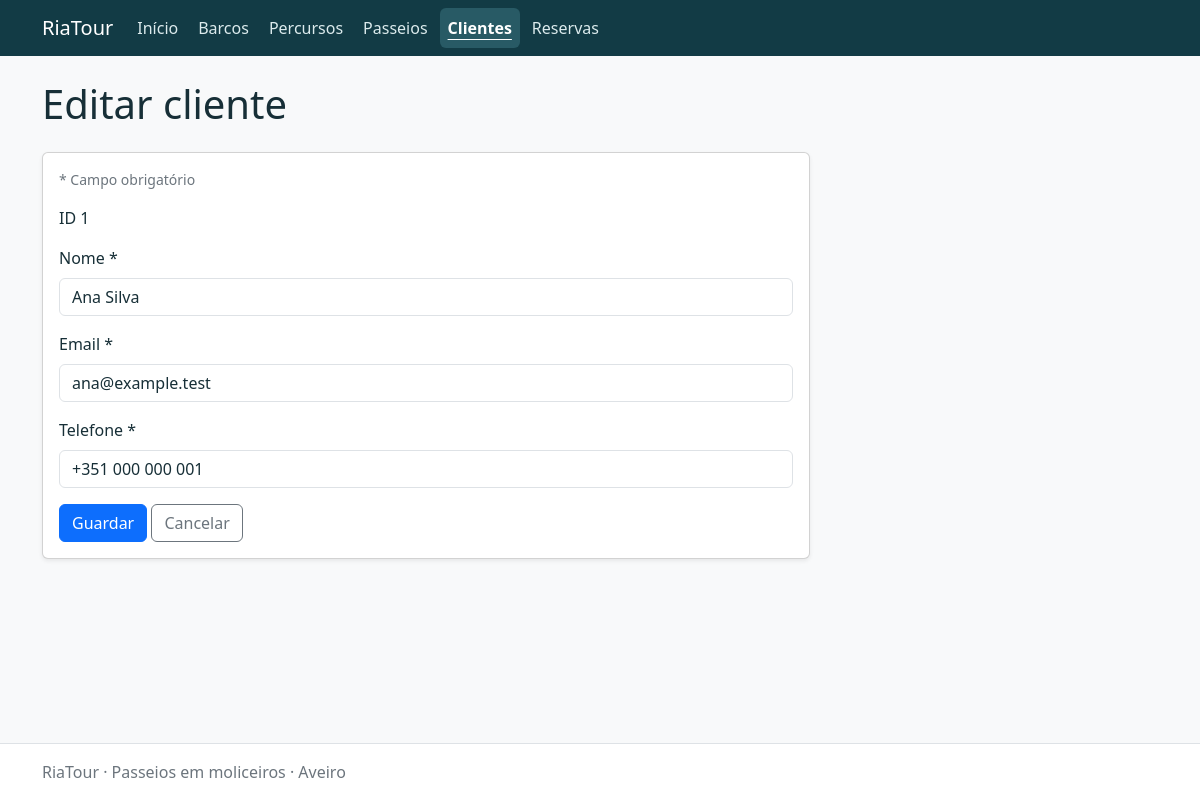
The page /customers/form.php?id=1 on the database its author committed.
### tables this page shows
CREATE TABLE customers (
    id INT UNSIGNED AUTO_INCREMENT PRIMARY KEY,
    name VARCHAR(120) NOT NULL,
    email VARCHAR(254) NOT NULL,
    phone VARCHAR(32) NOT NULL,
    CONSTRAINT chk_customers_name CHECK (CHAR_LENGTH(TRIM(name)) > 0),
    CONSTRAINT chk_customers_email CHECK (CHAR_LENGTH(TRIM(email)) > 0),
    CONSTRAINT chk_customers_phone CHECK (CHAR_LENGTH(TRIM(phone)) > 0)
);

### app/config/local.php (called while the page is built)
<?php
return [
    'host' => '127.0.0.1',
    'port' => 3306,
    'database' => 'bdRiaTour_NomeConcorrente_C27',
    'username' => 'root',
    'password' => '',
    'base_url' => '',
];

### app/bootstrap.php (called while the page is built, shortened)
<?php
$config = require __DIR__ . '/config/local.php';
require_once __DIR__ . '/helpers/functions.php';

### app/helpers/functions.php (called while the page is built, shortened)
<?php
function e($value): string
{
    return htmlspecialchars((string) $value, ENT_QUOTES | ENT_SUBSTITUTE, 'UTF-8');
}
function url(string $path = ''): string
{
    global $config;
    return rtrim($config['base_url'], '/') . '/' . ltrim($path, '/');
}
function database(): PDO
{
    global $config;
    static $connection = null;
    if ($connection === null) {
        $connection = new PDO(
            "mysql:host={$config['host']};port={$config['port']};dbname={$config['database']};charset=utf8mb4",
            $config['username'],
            $config['password'],
            [
                PDO::ATTR_ERRMODE => PDO::ERRMODE_EXCEPTION,
                PDO::ATTR_DEFAULT_FETCH_MODE => PDO::FETCH_ASSOC,
                PDO::ATTR_EMULATE_PREPARES => false,
            ]
        );
    }
    return $connection;
}
function inputText(array $input, string $key): string
{
    return isset($input[$key]) && is_string($input[$key]) ? trim($input[$key]) : '';
}
function requestId(): int
{
    $id = filter_var(inputText($_GET, 'id'), FILTER_VALIDATE_INT, ['options' => ['min_range' => 1]]);
    return $id;
}
function fetchRecord(string $sql, int $id): array
{
    try {
        $statement = database()->prepare($sql);
        $statement->execute(['id' => $id]);
        $record = $statement->fetch();
    } catch (PDOException $exception) {
        error_log($exception->getMessage());
        pageError(503, 'Não foi possível consultar os dados. Verifique a ligação à base de dados.');
    }
    return $record;
}
function fieldAttributes(array $errors, string $field): string
{
    return isset($errors[$field]) ? ' aria-invalid="true" aria-describedby="' . e($field) . '-error"' : '';
}

### public/customers/form.php (the view, shortened to what this page needs)
<?php
require __DIR__ . '/../../app/bootstrap.php';
$id = array_key_exists('id', $_GET) ? requestId() : null;
$values = ['name' => '', 'email' => '', 'phone' => ''];
if ($id !== null) {
    $values = fetchRecord('SELECT * FROM customers WHERE id = :id', $id);
}
$errors = [];
require __DIR__ . '/../../app/views/header.php';
?>
<form data-validate method="post" action="<?= e(url('customers/form.php' . ($id === null ? '' : '?id=' . $id))) ?>" class="card card-body riatour-edit shadow-sm">
<p class="small text-secondary">* Campo obrigatório</p>
    <?php if ($id !== null): ?><p>ID <?= e($id) ?></p><?php endif; ?>
    <div class="mb-3">
        <label for="name" class="form-label">Nome <span aria-hidden="true">*</span></label>
        <input id="name" name="name" type="text" class="form-control<?= isset($errors['name']) ? ' is-invalid' : '' ?>"<?= fieldAttributes($errors, 'name') ?> value="<?= e($values['name']) ?>" maxlength="120" required>
    </div>
    <div class="mb-3">
        <label for="email" class="form-label">Email <span aria-hidden="true">*</span></label>
        <input id="email" name="email" type="email" class="form-control<?= isset($errors['email']) ? ' is-invalid' : '' ?>"<?= fieldAttributes($errors, 'email') ?> value="<?= e($values['email']) ?>" maxlength="254" required>
    </div>
    <div class="mb-3">
        <label for="phone" class="form-label">Telefone <span aria-hidden="true">*</span></label>
        <input id="phone" name="phone" type="tel" class="form-control<?= isset($errors['phone']) ? ' is-invalid' : '' ?>"<?= fieldAttributes($errors, 'phone') ?> value="<?= e($values['phone']) ?>" maxlength="32" required>
    </div>
    <div><button class="btn btn-primary" type="submit">Guardar</button>
    <a class="btn btn-outline-secondary" href="<?= e(url('customers/')) ?>">Cancelar</a></div>
</form>
<?php require __DIR__ . '/../../app/views/footer.php'; ?>

### public/assets/riatour.css (style rules this page uses)
:root { --bs-body-color: #172f37; }
.riatour-edit { max-width: 48rem; }

### rows shown on the page
customers: name "Ana Silva", email "ana@example.test", phone "+351 000 000 001"

### other values the page prints
$label "Barcos"
$label "Percursos"
$label "Passeios"
$label "Clientes"
$label "Reservas"
$title "Editar cliente"
$id "1"
